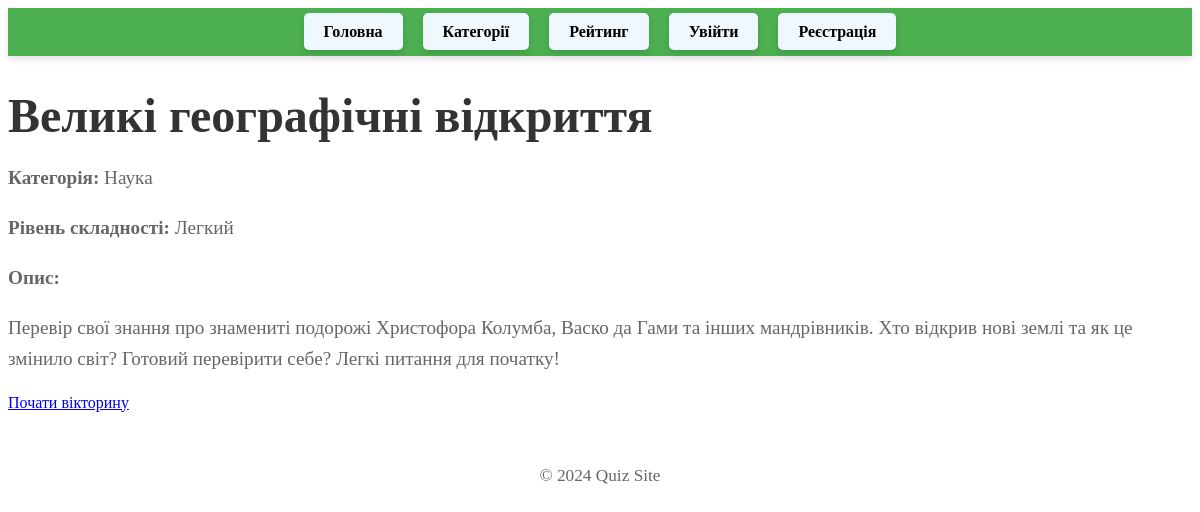
The app's page /quiz/1/ with its own data.
### quizzes/models.py (models this page shows, shortened)
class Quiz(models.Model):
    DIFFICULTY_LEVELS = [
        ('easy', 'Легкий'),
        ('medium', 'Середній'),
        ('hard', 'Складний'),
    ]
    category = models.ForeignKey(Category, on_delete=models.CASCADE, related_name='quizzes', verbose_name="Категорія")
    name = models.CharField(max_length=200, verbose_name="Назва вікторини")
    description = models.TextField(blank=True, verbose_name="Опис вікторини")
    difficulty = models.CharField(max_length=10, choices=DIFFICULTY_LEVELS, verbose_name="Рівень складності")

class Category(models.Model):
    name = models.CharField(max_length=100, unique=True, verbose_name="Назва категорії")
    description = models.TextField(blank=True, verbose_name="Опис категорії")

### quizzes/views.py (the view)
# urls.py: path('quiz/<int:quiz_id>/', views.quiz_detail, name='quiz_detail'),  # Новий маршрут
def quiz_detail(request, quiz_id):
    quiz = get_object_or_404(Quiz, pk=quiz_id)
    return render(request, 'quiz_detail.html', {'quiz': quiz})

### frontend/templates/quiz_detail.html (shortened to what this page needs)
{% extends 'base.html' %}
{% load static %}
{% block content %}
<link rel="stylesheet" type="text/css" href="{% static 'styles.css' %}">
<h1>{{ quiz.name }}</h1>
<p><strong>Категорія:</strong> {{ quiz.category.name }}</p>
<p><strong>Рівень складності:</strong> {{ quiz.get_difficulty_display }}</p>
<p><strong>Опис:</strong></p>
<p>{{ quiz.description }}</p>
<a href="{% url 'start_quiz' quiz.id %}" class="btn">Почати вікторину</a>
{% endblock %}

### frontend/static/styles.css (style rules this page uses)
h1 { font-size: 3em; color: #333; margin-bottom: 20px; }
p { color: #666; font-size: 1.2em; line-height: 1.6; }

### records on screen
Quiz: name "Великі географічні відкриття", category.name "Наука", difficulty "Легкий", description "Перевір свої знання про знамениті подорожі Христофора Колумба, Васко да Гами та інших мандрівників. Хто відкрив нові землі та як це змінило світ? Готовий перевірити себе? Легкі питання для початку!"
